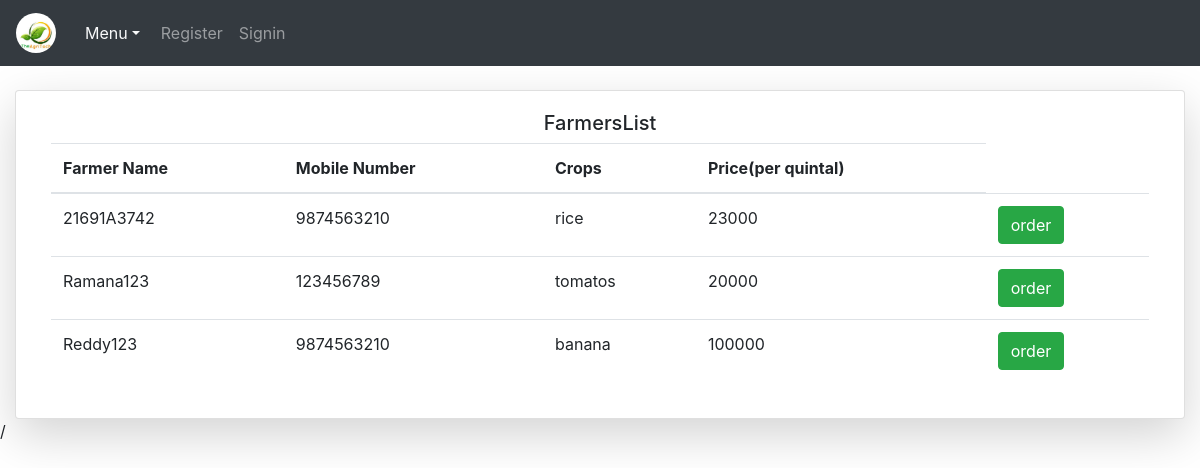
/farmerlist/, run on the app's committed database.
### summer/firstproject/agritech/models.py (models this page shows)
class User(AbstractUser):
	farmer=models.BooleanField(default=False)
	buyer=models.BooleanField(default=False)

class FarmerTable(models.Model):
	village=models.CharField(max_length=100)
	district=models.CharField(max_length=50)
	state=models.CharField(max_length=30)
	mobile=models.IntegerField()
	land=models.IntegerField()
	crops=models.CharField(max_length=200)
	price=models.CharField(max_length=500)
	image=models.ImageField()
	usd = models.OneToOneField(User,on_delete = models.CASCADE)

### summer/firstproject/agritech/views.py (the view)
# urls.py: path('farmerlist/',views.farmerslist,name="farmerlist"),
def farmerslist(request):
	k=User.objects.all()
	f={}
	for i in k:
		if i.farmer==1:
			t=FarmerTable.objects.get(usd_id=i.id)
			f[i.id]=i.username,t.mobile,t.crops,t.price
	return render(request,'agritech/farmerlist.html',{'y':f.values()})

### summer/firstproject/templates/agritech/farmerlist.html (shortened to what this page needs)
{% extends 'agritech/base.html' %}
{% block content %}
<div class="container-fluid mt-4">
  <div class="card col-md shadow-lg h-100">
    <div class="card-body">
        <h5 align="center">FarmersList</h5>
        <table class="table">
          <thead>
            <tr>
              <th>Farmer Name</th>
              <th>Mobile Number</th>
              <th>Crops</th>
              <th>Price(per quintal)</th>
            </tr>
            <tbody>
              {% for i in y %}
              <tr>
                <td>{{i.0}}</td>
                <td>{{i.1}}</td>
                <td>{{i.2}}</td>
                <td>{{i.3}}</td>
                <td><a href="{% url 'orders' %}" class="btn btn-success">order</a></td>
              </tr>
              {% endfor %}
            </tbody>
          </thead>
        </table>
    </div>
  </div>
</div>
{% endblock %}

### data on the page
User: username "21691A3742"
FarmerTable: crops "rice", price "23000"
User: username "Ramana123"
FarmerTable: crops "tomatos", price "20000"
User: username "Reddy123"
FarmerTable: crops "banana", price "100000"

### other printed values
{{ i.1 }} "9874563210" "123456789" "9874563210"
